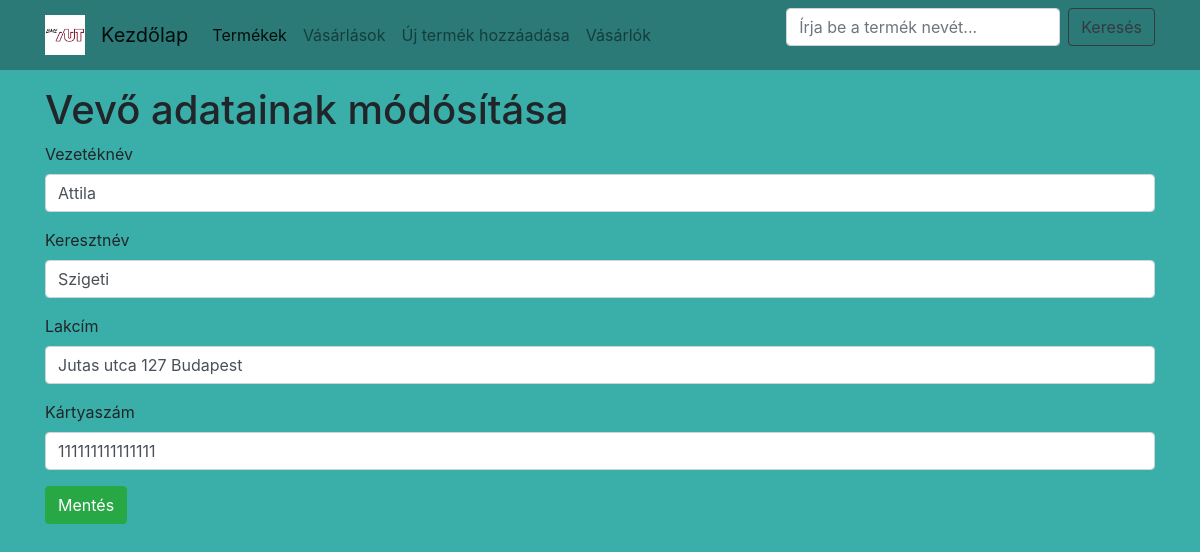
Page /edit-vevo.php?vevoid=1 on the committed database.
### tables this page shows
create table vevo(
    id int  primary key auto_increment,
    vezeteknev nvarchar(55) not null,
    keresztnev nvarchar(55) not null,
    lakcim nvarchar(45),
    kartyaszam nvarchar(45)
);

### edit-vevo.php (the view, shortened to what this page needs)
<?php
$link=getDb();
?>
<html>
<head>
    <link rel="stylesheet" href="https://maxcdn.bootstrapcdn.com/bootstrap/4.0.0/css/bootstrap.min.css">
    <link rel="stylesheet" href="https://maxcdn.bootstrapcdn.com/font-awesome/4.7.0/css/font-awesome.min.css">
    <link rel="stylesheet" href="webshop.css">
</head>
<body>
    <div class="container main-content">
    <?php
            $vevoid = $_GET['vevoid'];
            $query = sprintf("SELECT id, vezeteknev, keresztnev, lakcim, kartyaszam FROM vevo where id = %s",
                mysqli_real_escape_string($link, $vevoid)) or die(mysqli_error($link));
            $eredmeny = mysqli_query($link, $query);
            $row = mysqli_fetch_array($eredmeny);
        ?>
     <h1>Vevő adatainak módósítása</h1>
        <form method="post" action="">
            <div class="form-group">
                <label for="vezeteknev">Vezetéknév</label>
                <input class="form-control" name="vezeteknev" id="vezeteknev" type="text" value="<?=$row['vezeteknev']?>" />
            </div>
            <div class="form-group">
                <label for="keresztnev">Keresztnév</label>
                <input required class="form-control" name="keresztnev" id="keresztnev" type="text" value="<?=$row['keresztnev']?>" />
            </div>
            <div class="form-group">
                <label for="lakcim">Lakcím</label>
                <input class="form-control" name="lakcim" id="lakcim" type="text" value="<?=$row['lakcim']?>" />
            </div>
             <div class="form-group">
                <label for="kartyaszam">Kártyaszám</label>
                <input class="form-control" data-bind="value:replyNumber" min='1000000000000000' max='9999999999999999'name="kartyaszam" id="kartyaszam" type="text" value="<?=$row['kartyaszam']?>" />
            </div>
            <input class="btn btn-success" name="update" type="submit" value="Mentés" />
        </form>
    </div>
  </body>
</body>
</html>

### webshop.css (style rules this page uses)
.main-content { margin-top:1em; }
body { background-color: #3AAFA9; background-image: url(background_bluish.jpg); background-blend-mode: normal; background-attachment: fixed; background-repeat: no-repeat; background-position: right top; }

### rows in the picture
vevo: vezeteknev "Attila", keresztnev "Szigeti", lakcim "Jutas utca 127 Budapest", kartyaszam "111111111111111"
